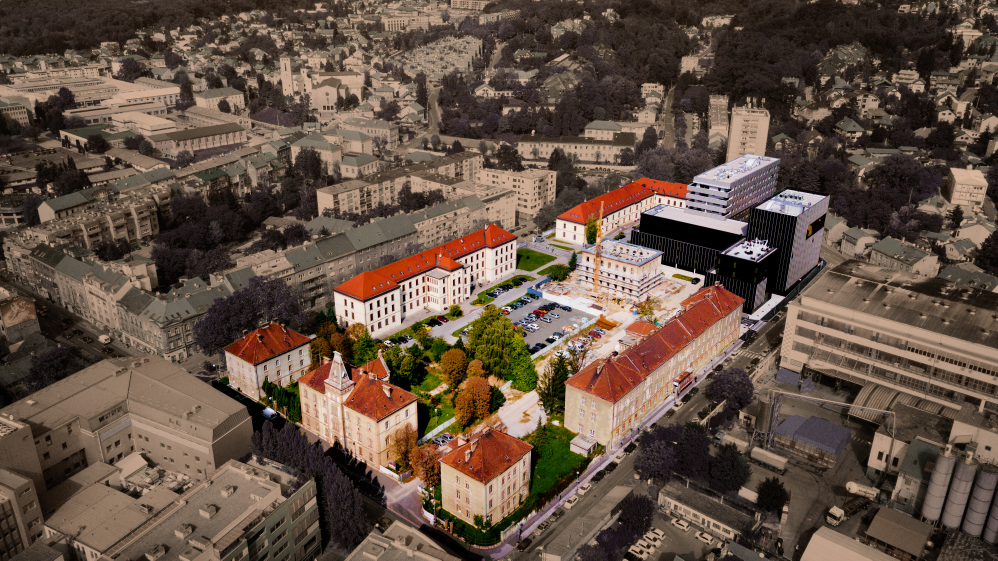
#> input picture algebra_campus.jpg, 3992 x 2242 px (shown at 1/4 size)
$ python py_photo_02.py
#> lines starting #> are read from the running program, lines starting #| are printed output that depends on the picture
from PIL import Image


photo_path = r'./algebra_campus.jpg'
photo = Image.open(photo_path)
#> photo is the input picture: PIL image 3992x2242 RGB; mean R, G, B 100.1, 81.5, 68.3

photo_h = photo.size[0]
#> photo_h = 3992
photo_v = photo.size[1]
#> photo_v = 2242

left = 0 + 500
upper = 0 + 500
right = photo_h - 500
#> right = 3492
lower = photo_v - 500
#> lower = 1742

photo_crop = photo.crop((left, upper, right, lower))
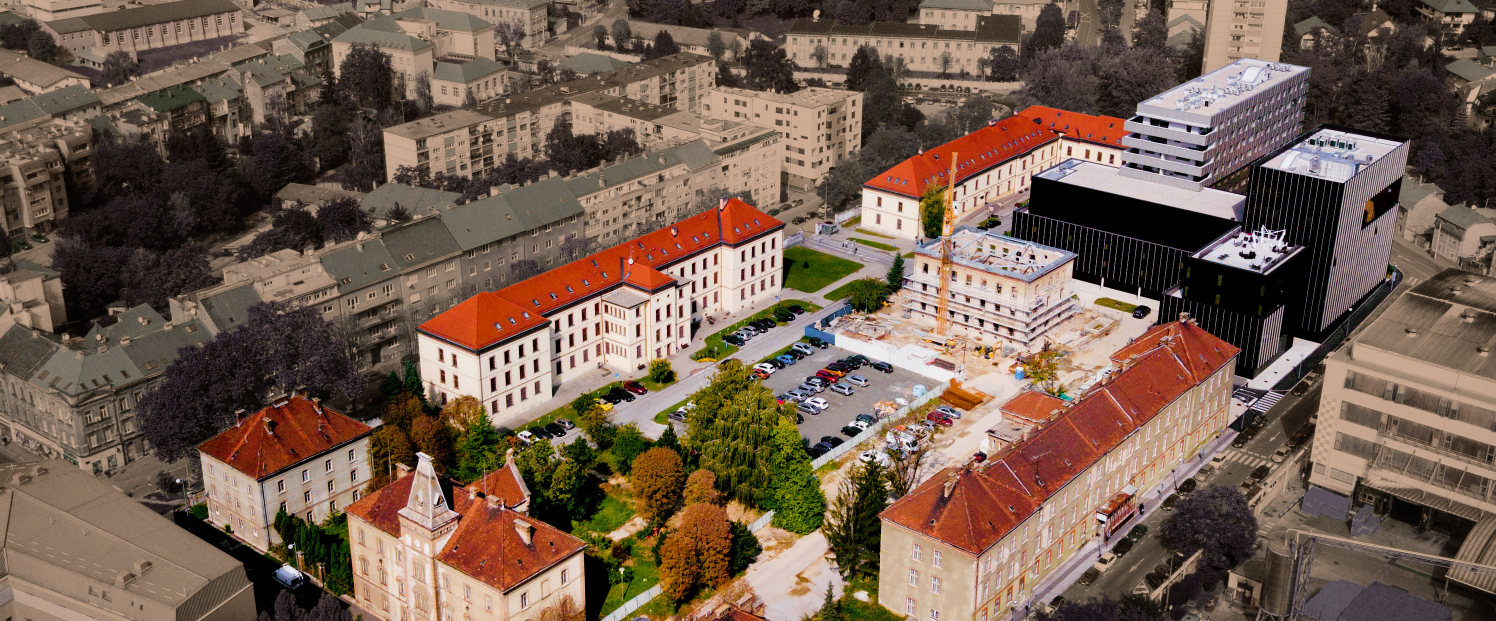
#> photo_crop: PIL image 2992x1242 RGB (shown at 1/2 size); mean R, G, B 116.3, 94, 79.1

photo_crop.show()
photo_crop.save(r'./algebra_campus_crop.jpg')
